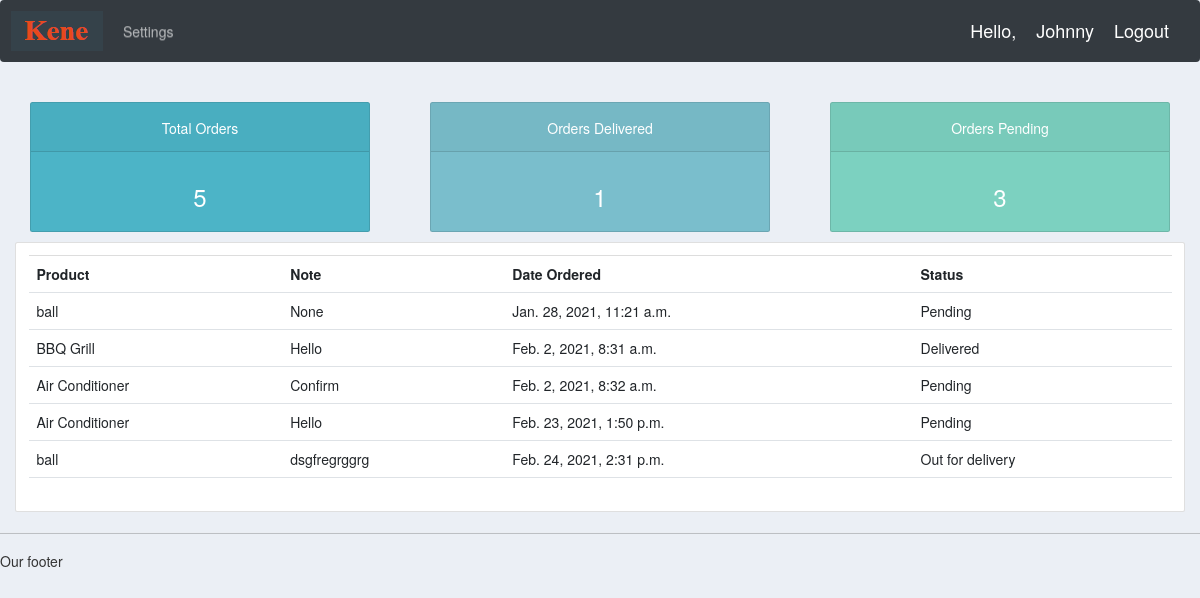
Page /user/ (signed in) on the committed database.
### accounts/models.py (models this page shows)
class Order(models.Model):
    STATUS = (
        ('Pending', 'Pending'),
        ('Out for delivery', 'Out for delivery'),
        ('Delivered', 'Delivered'),
    )
    customer = models.ForeignKey(Customer, null=True, on_delete= models.SET_NULL)
    product = models.ForeignKey(Product, null=True, on_delete= models.SET_NULL)
    date_created = models.DateTimeField(auto_now_add=True)
    status = models.CharField(max_length=200, null=True, choices=STATUS)
    note = models.CharField(max_length=1000, null=True)
    def __str__(self):
        return str(self.product.name)

class Product(models.Model):
    CATEGORY = (
        ('Indoor', 'Indoor'),
        ('Outdoor', 'Outdoor'),
    )
    name = models.CharField(max_length=200, null=True)
    price = models.FloatField(null=True)
    category = models.CharField(max_length=200, null=True, choices=CATEGORY)
    description = models.CharField(max_length=200, null=True, blank=True)
    date_created = models.DateTimeField(auto_now_add=True)
    tags = models.ManyToManyField(Tag)
    def __str__(self):
        return str(self.name)

### accounts/decorators.py (the view)
        def wrapper_func(request, *args, **kwargs):
            group = None
            if request.user.groups.exists():
                group = request.user.groups.all()[0].name
            if group in allowed_roles:
                return view_func(request, *args, **kwargs)
            else:
                return HttpResponse('You are not authorized to view this page')

### accounts/views.py (called while the page is built)
@login_required(login_url='login')
@allowed_users(allowed_roles=['customer'])
def userPage(request):
    orders = request.user.customer.order_set.all()
    total_orders = orders.count()
    delivered = orders.filter(status='Delivered').count()
    pending = orders.filter(status='Pending').count()
    context = {'orders':orders, 'total_orders':total_orders, 'delivered':delivered, 'pending':pending}
    print('ORDERS:', orders)
    return render(request, 'accounts/user.html', context)

### accounts/templates/accounts/user.html
{% extends 'accounts/main.html' %}
{% block content %}
{% include 'accounts/status.html' %}
<div class="row">
        <div class="col-md">
            <div class="card card-body">
                <table class="table table-sm">
                    <tr>
                        <th>Product</th>
                        <th>Note</th>
                        <th>Date Ordered</th>
                        <th>Status</th>
                    </tr>
                    {% for order in orders %}
                    <tr>
                        <td>{{order.product}}</td>
                        <td>{{order.note}}</td>
                        <td>{{order.date_created}}</td>
                        <td>{{order.status}}</td>
                    </tr>
                    {% endfor %}
                </table>
            </div>
        </div>
    </div>
{% endblock content %}

### accounts/templates/accounts/navbar.html (shortened to what this page needs)
{% load static %}
<nav class="navbar navbar-expand-lg navbar-dark bg-dark">
 <img src="{% static 'images/logo.png' %}">
  <div class="collapse navbar-collapse" id="navbarNav">
    <ul class="navbar-nav">
        {% if request.user.is_staff %}
        <li class="nav-item active">
            <a class="nav-link" href="{% url 'home' %}">Dashboard</a>
        </li>
        <li class="nav-item">
            <a class="nav-link" href="{% url 'products' %}">Products</a>
        </li>
        {% else %}
        <li class="nav-item">
            <a class="nav-link" href="{% url 'account' %}">Settings</a>
        </li>
       {% endif %}
    </ul>
  </div>
    <span class="hello-msg">Hello,</span>
    <span class="hello-msg">{{request.user}}</span>
    <span><a class="hello-msg" href="{% url 'logout' %}">Logout</a></span>
</nav>

### static/css/main.css (style rules this page uses)
body { background-color:#ebeff5; }

### accounts/templates/accounts/navbar.html (style rules this page uses)
.hello-msg { font-size: 18px; color: #fff; margin-right: 20px; }

### rows in the picture
Order: product "ball", note "None", date_created "Jan. 28, 2021, 11:21 a.m.", status "Pending"
Order: product "BBQ Grill", note "Hello", date_created "Feb. 2, 2021, 8:31 a.m.", status "Delivered"
Order: product "Air Conditioner", note "Confirm", date_created "Feb. 2, 2021, 8:32 a.m.", status "Pending"
Order: product "Air Conditioner", note "Hello", date_created "Feb. 23, 2021, 1:50 p.m.", status "Pending"
Order: product "ball", note "dsgfregrggrg", date_created "Feb. 24, 2021, 2:31 p.m.", status "Out for delivery"

### other values in the picture
{{ request.user }} "Johnny"
{{ total_orders }} "5"
{{ delivered }} "1"
{{ pending }} "3"
